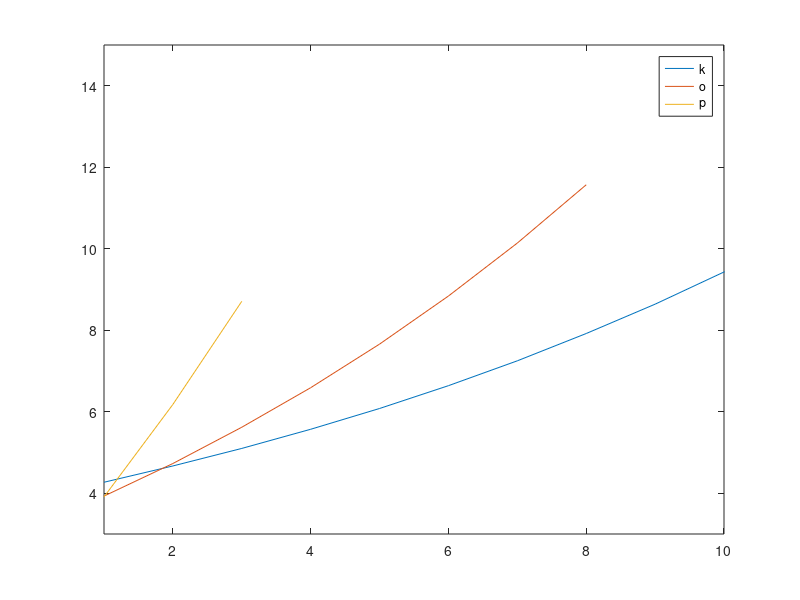

MATLAB code to generate this figure:
k=[4.27 4.67 5.1 5.57 6.08 6.64 7.25 7.92 8.64 9.43 10.29];
kx=[40 41 42 43 44 45 46 47 48 49 50];

o=[3.93 4.73 5.62 6.59 7.66 8.84 10.14 11.57];
ox=[8 9 10 11 12 13 14];

p=[3.91 6.18 8.71];
px=[2 3 4];

figure;plot(k);hold all;
plot(o);
plot(p);

legend('k','o','p')

axis([-Inf 10 3 15])
